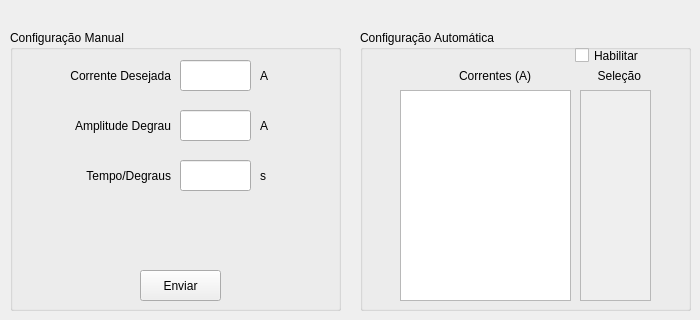
       <widget class="QWidget" name="tab_8">
        <attribute name="title">
         <string>Rampa Corrente</string>
        </attribute>
        <widget class="QGroupBox" name="Configuracao_Manual">
         <property name="geometry">
          <rect>
           <x>10</x>
           <y>30</y>
           <width>331</width>
           <height>281</height>
          </rect>
         </property>
         <property name="title">
          <string>Configuração Manual</string>
         </property>
         <widget class="QLineEdit" name="Corrente_Linear">
          <property name="geometry">
           <rect>
            <x>170</x>
            <y>30</y>
            <width>71</width>
            <height>31</height>
           </rect>
          </property>
         </widget>
         <widget class="QLineEdit" name="Amplitude_Linear">
          <property name="geometry">
           <rect>
            <x>170</x>
            <y>80</y>
            <width>71</width>
            <height>31</height>
           </rect>
          </property>
          <property name="text">
           <string/>
          </property>
         </widget>
         <widget class="QLineEdit" name="Tempo_Linear">
          <property name="geometry">
           <rect>
            <x>170</x>
            <y>130</y>
            <width>71</width>
            <height>31</height>
           </rect>
          </property>
          <property name="text">
           <string/>
          </property>
         </widget>
         <widget class="QLabel" name="label_81">
          <property name="geometry">
           <rect>
            <x>20</x>
            <y>30</y>
            <width>141</width>
            <height>31</height>
           </rect>
          </property>
          <property name="text">
           <string>Corrente Desejada</string>
          </property>
          <property name="alignment">
           <set>Qt::AlignRight|Qt::AlignTrailing|Qt::AlignVCenter</set>
          </property>
         </widget>
         <widget class="QLabel" name="label_82">
          <property name="geometry">
           <rect>
            <x>20</x>
            <y>80</y>
            <width>141</width>
            <height>31</height>
           </rect>
          </property>
          <property name="text">
           <string>Amplitude Degrau</string>
          </property>
          <property name="alignment">
           <set>Qt::AlignRight|Qt::AlignTrailing|Qt::AlignVCenter</set>
          </property>
         </widget>
         <widget class="QLabel" name="label_88">
          <property name="geometry">
           <rect>
            <x>0</x>
            <y>130</y>
            <width>161</width>
            <height>31</height>
           </rect>
          </property>
          <property name="text">
           <string>Tempo/Degraus</string>
          </property>
          <property name="alignment">
           <set>Qt::AlignRight|Qt::AlignTrailing|Qt::AlignVCenter</set>
          </property>
         </widget>
         <widget class="QLabel" name="label_89">
          <property name="geometry">
           <rect>
            <x>250</x>
            <y>80</y>
            <width>21</width>
            <height>31</height>
           </rect>
          </property>
          <property name="text">
           <string>A</string>
          </property>
         </widget>
         <widget class="QLabel" name="label_90">
          <property name="geometry">
           <rect>
            <x>250</x>
            <y>130</y>
            <width>21</width>
            <height>31</height>
           </rect>
          </property>
          <property name="text">
           <string>s</string>
          </property>
         </widget>
         <widget class="QLabel" name="label_96">
          <property name="geometry">
           <rect>
            <x>250</x>
            <y>30</y>
            <width>21</width>
            <height>31</height>
           </rect>
          </property>
          <property name="text">
           <string>A</string>
          </property>
         </widget>
         <widget class="QPushButton" name="Enviar_Linear">
          <property name="geometry">
           <rect>
            <x>130</x>
            <y>240</y>
            <width>81</width>
            <height>31</height>
           </rect>
          </property>
          <property name="text">
           <string>Enviar</string>
          </property>
          <property name="icon">
           <iconset>
            <normaloff>imagens/1351621501_Check.png</normaloff>imagens/1351621501_Check.png</iconset>
          </property>
         </widget>
        </widget>
        <widget class="QGroupBox" name="Configuracao_Auto">
         <property name="geometry">
          <rect>
           <x>360</x>
           <y>30</y>
           <width>331</width>
           <height>281</height>
          </rect>
         </property>
         <property name="title">
          <string>Configuração Automática</string>
         </property>
         <widget class="QLabel" name="label_142">
          <property name="geometry">
           <rect>
            <x>70</x>
            <y>30</y>
            <width>101</width>
            <height>31</height>
           </rect>
          </property>
          <property name="text">
           <string>Correntes (A)</string>
          </property>
          <property name="alignment">
           <set>Qt::AlignRight|Qt::AlignTrailing|Qt::AlignVCenter</set>
          </property>
         </widget>
         <widget class="QPlainTextEdit" name="Selecao_Corrente_Arbitraria_PUC">
          <property name="enabled">
           <bool>false</bool>
          </property>
          <property name="geometry">
           <rect>
            <x>220</x>
            <y>60</y>
            <width>71</width>
            <height>211</height>
           </rect>
          </property>
          <property name="plainText">
           <string/>
          </property>
         </widget>
         <widget class="QPlainTextEdit" name="Corrente_Arbitraria_PUC">
          <property name="geometry">
           <rect>
            <x>40</x>
            <y>60</y>
            <width>171</width>
            <height>211</height>
           </rect>
          </property>
          <property name="plainText">
           <string/>
          </property>
         </widget>
         <widget class="QLabel" name="label_151">
          <property name="geometry">
           <rect>
            <x>220</x>
            <y>30</y>
            <width>61</width>
            <height>31</height>
           </rect>
          </property>
          <property name="text">
           <string>Seleção</string>
          </property>
          <property name="alignment">
           <set>Qt::AlignRight|Qt::AlignTrailing|Qt::AlignVCenter</set>
          </property>
         </widget>
         <widget class="QCheckBox" name="Hab_Selecao">
          <property name="geometry">
           <rect>
            <x>215</x>
            <y>10</y>
            <width>91</width>
            <height>31</height>
           </rect>
          </property>
          <property name="text">
           <string>Habilitar</string>
          </property>
         </widget>
        </widget>
       </widget>
